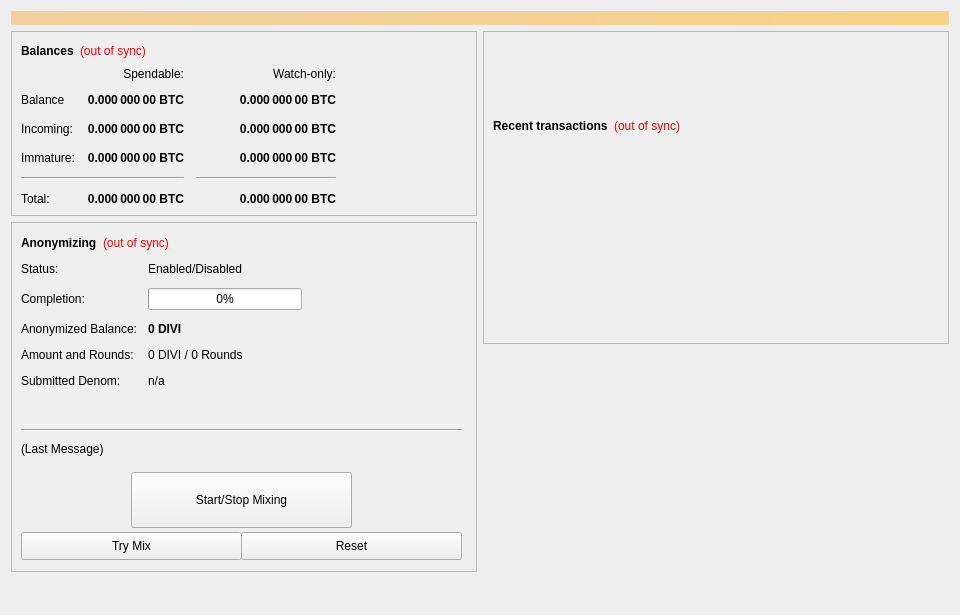
<?xml version="1.0" encoding="UTF-8"?>
<ui version="4.0">
 <class>OverviewPage</class>
 <widget class="QWidget" name="OverviewPage">
  <property name="geometry">
   <rect>
    <x>0</x>
    <y>0</y>
    <width>960</width>
    <height>615</height>
   </rect>
  </property>
  <property name="minimumSize">
   <size>
    <width>960</width>
    <height>0</height>
   </size>
  </property>
  <property name="windowTitle">
   <string>Form</string>
  </property>
  <layout class="QVBoxLayout" name="topLayout">
   <item>
    <widget class="QLabel" name="labelAlerts">
     <property name="visible">
      <bool>false</bool>
     </property>
     <property name="styleSheet">
      <string notr="true">background-color: qlineargradient(x1: 0, y1: 0, x2: 1, y2: 0, stop:0 #F0D0A0, stop:1 #F8D488); color:#000000;</string>
     </property>
     <property name="wordWrap">
      <bool>true</bool>
     </property>
     <property name="margin">
      <number>3</number>
     </property>
    </widget>
   </item>
   <item>
    <layout class="QHBoxLayout" name="horizontalLayout" stretch="1,1">
     <item>
      <layout class="QVBoxLayout" name="verticalLayout_2">
       <item>
        <widget class="QFrame" name="frame">
         <property name="frameShape">
          <enum>QFrame::StyledPanel</enum>
         </property>
         <property name="frameShadow">
          <enum>QFrame::Raised</enum>
         </property>
         <layout class="QVBoxLayout" name="verticalLayout_4">
          <item>
           <layout class="QHBoxLayout" name="horizontalLayout_4">
            <item>
             <widget class="QLabel" name="label_5">
              <property name="font">
               <font>
                <weight>75</weight>
                <bold>true</bold>
               </font>
              </property>
              <property name="text">
               <string>Balances</string>
              </property>
             </widget>
            </item>
            <item>
             <widget class="QLabel" name="labelWalletStatus">
              <property name="cursor">
               <cursorShape>WhatsThisCursor</cursorShape>
              </property>
              <property name="toolTip">
               <string>The displayed information may be out of date. Your wallet automatically synchronizes with the DIVI network after a connection is established, but this process has not completed yet.</string>
              </property>
              <property name="styleSheet">
               <string notr="true">QLabel { color: red; }</string>
              </property>
              <property name="text">
               <string notr="true">(out of sync)</string>
              </property>
              <property name="alignment">
               <set>Qt::AlignLeading|Qt::AlignLeft|Qt::AlignVCenter</set>
              </property>
             </widget>
            </item>
            <item>
             <spacer name="horizontalSpacer_3">
              <property name="orientation">
               <enum>Qt::Horizontal</enum>
              </property>
              <property name="sizeHint" stdset="0">
               <size>
                <width>40</width>
                <height>20</height>
               </size>
              </property>
             </spacer>
            </item>
           </layout>
          </item>
          <item>
           <layout class="QGridLayout" name="gridLayout">
            <property name="spacing">
             <number>12</number>
            </property>
            <item row="2" column="2">
             <widget class="QLabel" name="labelWatchPending">
              <property name="font">
               <font>
                <weight>75</weight>
                <bold>true</bold>
               </font>
              </property>
              <property name="cursor">
               <cursorShape>IBeamCursor</cursorShape>
              </property>
              <property name="toolTip">
               <string>Unconfirmed transactions to watch-only addresses</string>
              </property>
              <property name="text">
               <string notr="true">0.000 000 00 BTC</string>
              </property>
              <property name="alignment">
               <set>Qt::AlignRight|Qt::AlignTrailing|Qt::AlignVCenter</set>
              </property>
              <property name="textInteractionFlags">
               <set>Qt::LinksAccessibleByMouse|Qt::TextSelectableByKeyboard|Qt::TextSelectableByMouse</set>
              </property>
             </widget>
            </item>
            <item row="2" column="1">
             <widget class="QLabel" name="labelUnconfirmed">
              <property name="font">
               <font>
                <weight>75</weight>
                <bold>true</bold>
               </font>
              </property>
              <property name="cursor">
               <cursorShape>IBeamCursor</cursorShape>
              </property>
              <property name="toolTip">
               <string>Total of transactions that have yet to be confirmed, and do not yet count toward the spendable balance</string>
              </property>
              <property name="text">
               <string notr="true">0.000 000 00 BTC</string>
              </property>
              <property name="alignment">
               <set>Qt::AlignRight|Qt::AlignTrailing|Qt::AlignVCenter</set>
              </property>
              <property name="textInteractionFlags">
               <set>Qt::LinksAccessibleByMouse|Qt::TextSelectableByKeyboard|Qt::TextSelectableByMouse</set>
              </property>
             </widget>
            </item>
            <item row="3" column="2">
             <widget class="QLabel" name="labelWatchImmature">
              <property name="font">
               <font>
                <weight>75</weight>
                <bold>true</bold>
               </font>
              </property>
              <property name="cursor">
               <cursorShape>IBeamCursor</cursorShape>
              </property>
              <property name="toolTip">
               <string>Staked or masternode rewards in watch-only addresses that has not yet matured</string>
              </property>
              <property name="text">
               <string notr="true">0.000 000 00 BTC</string>
              </property>
              <property name="alignment">
               <set>Qt::AlignRight|Qt::AlignTrailing|Qt::AlignVCenter</set>
              </property>
              <property name="textInteractionFlags">
               <set>Qt::LinksAccessibleByMouse|Qt::TextSelectableByKeyboard|Qt::TextSelectableByMouse</set>
              </property>
             </widget>
            </item>
            <item row="4" column="0" colspan="2">
             <widget class="Line" name="lineSpendableBalance">
              <property name="orientation">
               <enum>Qt::Horizontal</enum>
              </property>
             </widget>
            </item>
            <item row="4" column="2">
             <widget class="Line" name="lineWatchBalance">
              <property name="sizePolicy">
               <sizepolicy hsizetype="Preferred" vsizetype="Fixed">
                <horstretch>0</horstretch>
                <verstretch>0</verstretch>
               </sizepolicy>
              </property>
              <property name="minimumSize">
               <size>
                <width>140</width>
                <height>0</height>
               </size>
              </property>
              <property name="orientation">
               <enum>Qt::Horizontal</enum>
              </property>
             </widget>
            </item>
            <item row="5" column="0">
             <widget class="QLabel" name="labelTotalText">
              <property name="text">
               <string>Total:</string>
              </property>
             </widget>
            </item>
            <item row="3" column="1">
             <widget class="QLabel" name="labelImmature">
              <property name="font">
               <font>
                <weight>75</weight>
                <bold>true</bold>
               </font>
              </property>
              <property name="cursor">
               <cursorShape>IBeamCursor</cursorShape>
              </property>
              <property name="toolTip">
               <string>Staked or masternode rewards that has not yet matured</string>
              </property>
              <property name="text">
               <string notr="true">0.000 000 00 BTC</string>
              </property>
              <property name="alignment">
               <set>Qt::AlignRight|Qt::AlignTrailing|Qt::AlignVCenter</set>
              </property>
              <property name="textInteractionFlags">
               <set>Qt::LinksAccessibleByMouse|Qt::TextSelectableByKeyboard|Qt::TextSelectableByMouse</set>
              </property>
             </widget>
            </item>
            <item row="2" column="3">
             <spacer name="horizontalSpacer_2">
              <property name="orientation">
               <enum>Qt::Horizontal</enum>
              </property>
              <property name="sizeHint" stdset="0">
               <size>
                <width>40</width>
                <height>20</height>
               </size>
              </property>
             </spacer>
            </item>
            <item row="3" column="0">
             <widget class="QLabel" name="labelImmatureText">
              <property name="text">
               <string>Immature:</string>
              </property>
             </widget>
            </item>
            <item row="5" column="1">
             <widget class="QLabel" name="labelTotal">
              <property name="font">
               <font>
                <weight>75</weight>
                <bold>true</bold>
               </font>
              </property>
              <property name="cursor">
               <cursorShape>IBeamCursor</cursorShape>
              </property>
              <property name="toolTip">
               <string>Your current total balance</string>
              </property>
              <property name="text">
               <string notr="true">0.000 000 00 BTC</string>
              </property>
              <property name="alignment">
               <set>Qt::AlignRight|Qt::AlignTrailing|Qt::AlignVCenter</set>
              </property>
              <property name="textInteractionFlags">
               <set>Qt::LinksAccessibleByMouse|Qt::TextSelectableByKeyboard|Qt::TextSelectableByMouse</set>
              </property>
             </widget>
            </item>
            <item row="5" column="2">
             <widget class="QLabel" name="labelWatchTotal">
              <property name="font">
               <font>
                <weight>75</weight>
                <bold>true</bold>
               </font>
              </property>
              <property name="cursor">
               <cursorShape>IBeamCursor</cursorShape>
              </property>
              <property name="toolTip">
               <string>Current total balance in watch-only addresses</string>
              </property>
              <property name="text">
               <string notr="true">0.000 000 00 BTC</string>
              </property>
              <property name="alignment">
               <set>Qt::AlignRight|Qt::AlignTrailing|Qt::AlignVCenter</set>
              </property>
              <property name="textInteractionFlags">
               <set>Qt::LinksAccessibleByMouse|Qt::TextSelectableByKeyboard|Qt::TextSelectableByMouse</set>
              </property>
             </widget>
            </item>
            <item row="0" column="2">
             <widget class="QLabel" name="labelWatchonly">
              <property name="text">
               <string>Watch-only:</string>
              </property>
              <property name="alignment">
               <set>Qt::AlignRight|Qt::AlignTrailing|Qt::AlignVCenter</set>
              </property>
             </widget>
            </item>
            <item row="1" column="0">
             <widget class="QLabel" name="labelBalanceText">
              <property name="text">
               <string>Balance</string>
              </property>
             </widget>
            </item>
            <item row="1" column="1">
             <widget class="QLabel" name="labelBalance">
              <property name="font">
               <font>
                <weight>75</weight>
                <bold>true</bold>
               </font>
              </property>
              <property name="cursor">
               <cursorShape>IBeamCursor</cursorShape>
              </property>
              <property name="toolTip">
               <string>Your current spendable balance</string>
              </property>
              <property name="text">
               <string notr="true">0.000 000 00 BTC</string>
              </property>
              <property name="alignment">
               <set>Qt::AlignRight|Qt::AlignTrailing|Qt::AlignVCenter</set>
              </property>
              <property name="textInteractionFlags">
               <set>Qt::LinksAccessibleByMouse|Qt::TextSelectableByKeyboard|Qt::TextSelectableByMouse</set>
              </property>
             </widget>
            </item>
            <item row="1" column="2">
             <widget class="QLabel" name="labelWatchAvailable">
              <property name="font">
               <font>
                <weight>75</weight>
                <bold>true</bold>
               </font>
              </property>
              <property name="cursor">
               <cursorShape>IBeamCursor</cursorShape>
              </property>
              <property name="toolTip">
               <string>Your current balance in watch-only addresses</string>
              </property>
              <property name="text">
               <string notr="true">0.000 000 00 BTC</string>
              </property>
              <property name="alignment">
               <set>Qt::AlignRight|Qt::AlignTrailing|Qt::AlignVCenter</set>
              </property>
              <property name="textInteractionFlags">
               <set>Qt::LinksAccessibleByMouse|Qt::TextSelectableByKeyboard|Qt::TextSelectableByMouse</set>
              </property>
             </widget>
            </item>
            <item row="2" column="0">
             <widget class="QLabel" name="labelPendingText">
              <property name="text">
               <string>Incoming:</string>
              </property>
             </widget>
            </item>
            <item row="0" column="1">
             <widget class="QLabel" name="labelSpendable">
              <property name="text">
               <string>Spendable:</string>
              </property>
              <property name="alignment">
               <set>Qt::AlignRight|Qt::AlignTrailing|Qt::AlignVCenter</set>
              </property>
             </widget>
            </item>
           </layout>
          </item>
         </layout>
        </widget>
       </item>
       <item>
        <widget class="QFrame" name="frameObfuscation">
         <property name="minimumSize">
          <size>
           <width>0</width>
           <height>350</height>
          </size>
         </property>
         <property name="layoutDirection">
          <enum>Qt::LeftToRight</enum>
         </property>
         <property name="frameShape">
          <enum>QFrame::StyledPanel</enum>
         </property>
         <property name="frameShadow">
          <enum>QFrame::Raised</enum>
         </property>
         <widget class="QWidget" name="formLayoutWidget">
          <property name="geometry">
           <rect>
            <x>10</x>
            <y>40</y>
            <width>451</width>
            <height>161</height>
           </rect>
          </property>
          <layout class="QFormLayout" name="formLayout">
           <property name="fieldGrowthPolicy">
            <enum>QFormLayout::AllNonFixedFieldsGrow</enum>
           </property>
           <property name="horizontalSpacing">
            <number>11</number>
           </property>
           <property name="verticalSpacing">
            <number>12</number>
           </property>
           <item row="0" column="0">
            <widget class="QLabel" name="label_6">
             <property name="text">
              <string>Status:</string>
             </property>
            </widget>
           </item>
           <item row="1" column="0">
            <widget class="QLabel" name="label_7">
             <property name="text">
              <string>Completion:</string>
             </property>
            </widget>
           </item>
           <item row="1" column="1">
            <widget class="QProgressBar" name="obfuscationProgress">
             <property name="maximumSize">
              <size>
               <width>154</width>
               <height>16777215</height>
              </size>
             </property>
             <property name="value">
              <number>0</number>
             </property>
            </widget>
           </item>
           <item row="2" column="0">
            <widget class="QLabel" name="labelAnonymizedText">
             <property name="text">
              <string>Anonymized Balance:</string>
             </property>
            </widget>
           </item>
           <item row="2" column="1">
            <widget class="QLabel" name="labelAnonymized">
             <property name="font">
              <font>
               <weight>75</weight>
               <bold>true</bold>
              </font>
             </property>
             <property name="text">
              <string notr="true">0 DIVI</string>
             </property>
            </widget>
           </item>
           <item row="3" column="0">
            <widget class="QLabel" name="label_8">
             <property name="text">
              <string>Amount and Rounds:</string>
             </property>
            </widget>
           </item>
           <item row="3" column="1">
            <widget class="QLabel" name="labelAmountRounds">
             <property name="text">
              <string>0 DIVI / 0 Rounds</string>
             </property>
            </widget>
           </item>
           <item row="4" column="0">
            <widget class="QLabel" name="label_9">
             <property name="text">
              <string>Submitted Denom:</string>
             </property>
            </widget>
           </item>
           <item row="4" column="1">
            <widget class="QLabel" name="labelSubmittedDenom">
             <property name="toolTip">
              <string>The denominations you submitted to the Masternode.&lt;br&gt;To mix, other users must submit the exact same denominations.</string>
             </property>
             <property name="text">
              <string>n/a</string>
             </property>
            </widget>
           </item>
           <item row="0" column="1">
            <widget class="QLabel" name="obfuscationEnabled">
             <property name="text">
              <string>Enabled/Disabled</string>
             </property>
            </widget>
           </item>
          </layout>
         </widget>
         <widget class="QPushButton" name="runAutoDenom">
          <property name="geometry">
           <rect>
            <x>251</x>
            <y>17</y>
            <width>1</width>
            <height>1</height>
           </rect>
          </property>
          <property name="palette">
           <palette>
            <active>
             <colorrole role="WindowText">
              <brush brushstyle="SolidPattern">
               <color alpha="255">
                <red>0</red>
                <green>0</green>
                <blue>0</blue>
               </color>
              </brush>
             </colorrole>
             <colorrole role="Button">
              <brush brushstyle="SolidPattern">
               <color alpha="255">
                <red>239</red>
                <green>238</green>
                <blue>238</blue>
               </color>
              </brush>
             </colorrole>
             <colorrole role="Light">
              <brush brushstyle="SolidPattern">
               <color alpha="255">
                <red>255</red>
                <green>255</green>
                <blue>255</blue>
               </color>
              </brush>
             </colorrole>
             <colorrole role="Midlight">
              <brush brushstyle="SolidPattern">
               <color alpha="255">
                <red>247</red>
                <green>246</green>
                <blue>246</blue>
               </color>
              </brush>
             </colorrole>
             <colorrole role="Dark">
              <brush brushstyle="SolidPattern">
               <color alpha="255">
                <red>119</red>
                <green>119</green>
                <blue>119</blue>
               </color>
              </brush>
             </colorrole>
             <colorrole role="Mid">
              <brush brushstyle="SolidPattern">
               <color alpha="255">
                <red>159</red>
                <green>159</green>
                <blue>159</blue>
               </color>
              </brush>
             </colorrole>
             <colorrole role="Text">
              <brush brushstyle="SolidPattern">
               <color alpha="255">
                <red>0</red>
                <green>0</green>
                <blue>0</blue>
               </color>
              </brush>
             </colorrole>
             <colorrole role="BrightText">
              <brush brushstyle="SolidPattern">
               <color alpha="255">
                <red>255</red>
                <green>255</green>
                <blue>255</blue>
               </color>
              </brush>
             </colorrole>
             <colorrole role="ButtonText">
              <brush brushstyle="SolidPattern">
               <color alpha="255">
                <red>0</red>
                <green>0</green>
                <blue>0</blue>
               </color>
              </brush>
             </colorrole>
             <colorrole role="Base">
              <brush brushstyle="SolidPattern">
               <color alpha="255">
                <red>255</red>
                <green>255</green>
                <blue>255</blue>
               </color>
              </brush>
             </colorrole>
             <colorrole role="Window">
              <brush brushstyle="SolidPattern">
               <color alpha="255">
                <red>239</red>
                <green>238</green>
                <blue>238</blue>
               </color>
              </brush>
             </colorrole>
             <colorrole role="Shadow">
              <brush brushstyle="SolidPattern">
               <color alpha="255">
                <red>0</red>
                <green>0</green>
                <blue>0</blue>
               </color>
              </brush>
             </colorrole>
             <colorrole role="AlternateBase">
              <brush brushstyle="SolidPattern">
               <color alpha="255">
                <red>247</red>
                <green>246</green>
                <blue>246</blue>
               </color>
              </brush>
             </colorrole>
             <colorrole role="ToolTipBase">
              <brush brushstyle="SolidPattern">
               <color alpha="255">
                <red>255</red>
                <green>255</green>
                <blue>220</blue>
               </color>
              </brush>
             </colorrole>
             <colorrole role="ToolTipText">
              <brush brushstyle="SolidPattern">
               <color alpha="255">
                <red>0</red>
                <green>0</green>
                <blue>0</blue>
               </color>
              </brush>
             </colorrole>
            </active>
            <inactive>
             <colorrole role="WindowText">
              <brush brushstyle="SolidPattern">
               <color alpha="255">
                <red>0</red>
                <green>0</green>
                <blue>0</blue>
               </color>
              </brush>
             </colorrole>
             <colorrole role="Button">
              <brush brushstyle="SolidPattern">
               <color alpha="255">
                <red>239</red>
                <green>238</green>
                <blue>238</blue>
               </color>
              </brush>
             </colorrole>
             <colorrole role="Light">
              <brush brushstyle="SolidPattern">
               <color alpha="255">
                <red>255</red>
                <green>255</green>
                <blue>255</blue>
               </color>
              </brush>
             </colorrole>
             <colorrole role="Midlight">
              <brush brushstyle="SolidPattern">
               <color alpha="255">
                <red>247</red>
                <green>246</green>
                <blue>246</blue>
               </color>
              </brush>
             </colorrole>
             <colorrole role="Dark">
              <brush brushstyle="SolidPattern">
               <color alpha="255">
                <red>119</red>
                <green>119</green>
                <blue>119</blue>
               </color>
              </brush>
             </colorrole>
             <colorrole role="Mid">
              <brush brushstyle="SolidPattern">
               <color alpha="255">
                <red>159</red>
                <green>159</green>
                <blue>159</blue>
               </color>
              </brush>
             </colorrole>
             <colorrole role="Text">
              <brush brushstyle="SolidPattern">
               <color alpha="255">
                <red>0</red>
                <green>0</green>
                <blue>0</blue>
               </color>
              </brush>
             </colorrole>
             <colorrole role="BrightText">
              <brush brushstyle="SolidPattern">
               <color alpha="255">
                <red>255</red>
                <green>255</green>
                <blue>255</blue>
               </color>
              </brush>
             </colorrole>
             <colorrole role="ButtonText">
              <brush brushstyle="SolidPattern">
               <color alpha="255">
                <red>0</red>
                <green>0</green>
                <blue>0</blue>
               </color>
              </brush>
             </colorrole>
             <colorrole role="Base">
              <brush brushstyle="SolidPattern">
               <color alpha="255">
                <red>255</red>
                <green>255</green>
                <blue>255</blue>
               </color>
              </brush>
             </colorrole>
             <colorrole role="Window">
              <brush brushstyle="SolidPattern">
               <color alpha="255">
                <red>239</red>
                <green>238</green>
                <blue>238</blue>
               </color>
              </brush>
             </colorrole>
             <colorrole role="Shadow">
              <brush brushstyle="SolidPattern">
               <color alpha="255">
                <red>0</red>
                <green>0</green>
                <blue>0</blue>
               </color>
              </brush>
             </colorrole>
             <colorrole role="AlternateBase">
              <brush brushstyle="SolidPattern">
               <color alpha="255">
                <red>247</red>
                <green>246</green>
                <blue>246</blue>
               </color>
              </brush>
             </colorrole>
             <colorrole role="ToolTipBase">
              <brush brushstyle="SolidPattern">
               <color alpha="255">
                <red>255</red>
                <green>255</green>
                <blue>220</blue>
               </color>
              </brush>
             </colorrole>
             <colorrole role="ToolTipText">
              <brush brushstyle="SolidPattern">
               <color alpha="255">
                <red>0</red>
                <green>0</green>
                <blue>0</blue>
               </color>
              </brush>
             </colorrole>
            </inactive>
            <disabled>
             <colorrole role="WindowText">
              <brush brushstyle="SolidPattern">
               <color alpha="255">
                <red>119</red>
                <green>119</green>
                <blue>119</blue>
               </color>
              </brush>
             </colorrole>
             <colorrole role="Button">
              <brush brushstyle="SolidPattern">
               <color alpha="255">
                <red>239</red>
                <green>238</green>
                <blue>238</blue>
               </color>
              </brush>
             </colorrole>
             <colorrole role="Light">
              <brush brushstyle="SolidPattern">
               <color alpha="255">
                <red>255</red>
                <green>255</green>
                <blue>255</blue>
               </color>
              </brush>
             </colorrole>
             <colorrole role="Midlight">
              <brush brushstyle="SolidPattern">
               <color alpha="255">
                <red>247</red>
                <green>246</green>
                <blue>246</blue>
               </color>
              </brush>
             </colorrole>
             <colorrole role="Dark">
              <brush brushstyle="SolidPattern">
               <color alpha="255">
                <red>119</red>
                <green>119</green>
                <blue>119</blue>
               </color>
              </brush>
             </colorrole>
             <colorrole role="Mid">
              <brush brushstyle="SolidPattern">
               <color alpha="255">
                <red>159</red>
                <green>159</green>
                <blue>159</blue>
               </color>
              </brush>
             </colorrole>
             <colorrole role="Text">
              <brush brushstyle="SolidPattern">
               <color alpha="255">
                <red>119</red>
                <green>119</green>
                <blue>119</blue>
               </color>
              </brush>
             </colorrole>
             <colorrole role="BrightText">
              <brush brushstyle="SolidPattern">
               <color alpha="255">
                <red>255</red>
                <green>255</green>
                <blue>255</blue>
               </color>
              </brush>
             </colorrole>
             <colorrole role="ButtonText">
              <brush brushstyle="SolidPattern">
               <color alpha="255">
                <red>119</red>
                <green>119</green>
                <blue>119</blue>
               </color>
              </brush>
             </colorrole>
             <colorrole role="Base">
              <brush brushstyle="SolidPattern">
               <color alpha="255">
                <red>239</red>
                <green>238</green>
                <blue>238</blue>
               </color>
              </brush>
             </colorrole>
             <colorrole role="Window">
              <brush brushstyle="SolidPattern">
               <color alpha="255">
                <red>239</red>
                <green>238</green>
                <blue>238</blue>
               </color>
              </brush>
             </colorrole>
             <colorrole role="Shadow">
              <brush brushstyle="SolidPattern">
               <color alpha="255">
                <red>0</red>
                <green>0</green>
                <blue>0</blue>
               </color>
              </brush>
             </colorrole>
             <colorrole role="AlternateBase">
              <brush brushstyle="SolidPattern">
               <color alpha="255">
                <red>239</red>
                <green>238</green>
                <blue>238</blue>
               </color>
              </brush>
             </colorrole>
             <colorrole role="ToolTipBase">
              <brush brushstyle="SolidPattern">
               <color alpha="255">
                <red>255</red>
                <green>255</green>
                <blue>220</blue>
               </color>
              </brush>
             </colorrole>
             <colorrole role="ToolTipText">
              <brush brushstyle="SolidPattern">
               <color alpha="255">
                <red>0</red>
                <green>0</green>
                <blue>0</blue>
               </color>
              </brush>
             </colorrole>
            </disabled>
           </palette>
          </property>
          <property name="focusPolicy">
           <enum>Qt::NoFocus</enum>
          </property>
          <property name="autoFillBackground">
           <bool>true</bool>
          </property>
          <property name="text">
           <string/>
          </property>
          <property name="flat">
           <bool>true</bool>
          </property>
         </widget>
         <widget class="QPushButton" name="toggleObfuscation">
          <property name="geometry">
           <rect>
            <x>120</x>
            <y>250</y>
            <width>221</width>
            <height>56</height>
           </rect>
          </property>
          <property name="sizePolicy">
           <sizepolicy hsizetype="MinimumExpanding" vsizetype="Fixed">
            <horstretch>0</horstretch>
            <verstretch>0</verstretch>
           </sizepolicy>
          </property>
          <property name="text">
           <string>Start/Stop Mixing</string>
          </property>
         </widget>
         <widget class="Line" name="lineLastMessage">
          <property name="geometry">
           <rect>
            <x>10</x>
            <y>200</y>
            <width>441</width>
            <height>16</height>
           </rect>
          </property>
          <property name="orientation">
           <enum>Qt::Horizontal</enum>
          </property>
         </widget>
         <widget class="QLabel" name="obfuscationStatus">
          <property name="geometry">
           <rect>
            <x>10</x>
            <y>220</y>
            <width>451</width>
            <height>61</height>
           </rect>
          </property>
          <property name="minimumSize">
           <size>
            <width>288</width>
            <height>43</height>
           </size>
          </property>
          <property name="text">
           <string>(Last Message)</string>
          </property>
          <property name="alignment">
           <set>Qt::AlignLeading|Qt::AlignLeft|Qt::AlignTop</set>
          </property>
          <property name="wordWrap">
           <bool>true</bool>
          </property>
         </widget>
         <widget class="QPushButton" name="obfuscationAuto">
          <property name="geometry">
           <rect>
            <x>10</x>
            <y>310</y>
            <width>221</width>
            <height>28</height>
           </rect>
          </property>
          <property name="sizePolicy">
           <sizepolicy hsizetype="MinimumExpanding" vsizetype="Fixed">
            <horstretch>0</horstretch>
            <verstretch>0</verstretch>
           </sizepolicy>
          </property>
          <property name="toolTip">
           <string>Try to manually submit a Obfuscation request.</string>
          </property>
          <property name="text">
           <string>Try Mix</string>
          </property>
         </widget>
         <widget class="QPushButton" name="obfuscationReset">
          <property name="geometry">
           <rect>
            <x>230</x>
            <y>310</y>
            <width>221</width>
            <height>28</height>
           </rect>
          </property>
          <property name="sizePolicy">
           <sizepolicy hsizetype="MinimumExpanding" vsizetype="Fixed">
            <horstretch>0</horstretch>
            <verstretch>0</verstretch>
           </sizepolicy>
          </property>
          <property name="toolTip">
           <string>Reset the current status of Obfuscation (can interrupt Obfuscation if it's in the process of Mixing, which can cost you money!)</string>
          </property>
          <property name="autoFillBackground">
           <bool>false</bool>
          </property>
          <property name="text">
           <string>Reset</string>
          </property>
         </widget>
         <widget class="QWidget" name="layoutWidget">
          <property name="geometry">
           <rect>
            <x>10</x>
            <y>10</y>
            <width>431</width>
            <height>22</height>
           </rect>
          </property>
          <layout class="QHBoxLayout" name="horizontalLayout_5">
           <item>
            <widget class="QLabel" name="label_2">
             <property name="font">
              <font>
               <weight>75</weight>
               <bold>true</bold>
              </font>
             </property>
             <property name="text">
              <string>Anonymizing</string>
             </property>
            </widget>
           </item>
           <item>
            <widget class="QLabel" name="labelObfuscationSyncStatus">
             <property name="toolTip">
              <string>The displayed information may be out of date. Your wallet automatically synchronizes with the DIVI network after a connection is established, but this process has not completed yet.</string>
             </property>
             <property name="styleSheet">
              <string notr="true">QLabel { color: red; }</string>
             </property>
             <property name="text">
              <string notr="true">(out of sync)</string>
             </property>
             <property name="alignment">
              <set>Qt::AlignLeading|Qt::AlignLeft|Qt::AlignVCenter</set>
             </property>
            </widget>
           </item>
           <item>
            <spacer name="horizontalSpacer_4">
             <property name="orientation">
              <enum>Qt::Horizontal</enum>
             </property>
             <property name="sizeHint" stdset="0">
              <size>
               <width>40</width>
               <height>20</height>
              </size>
             </property>
            </spacer>
           </item>
          </layout>
         </widget>
        </widget>
       </item>
       <item>
        <spacer name="verticalSpacer">
         <property name="orientation">
          <enum>Qt::Vertical</enum>
         </property>
         <property name="sizeHint" stdset="0">
          <size>
           <width>20</width>
           <height>40</height>
          </size>
         </property>
        </spacer>
       </item>
      </layout>
     </item>
     <item>
      <layout class="QVBoxLayout" name="verticalLayout_3">
       <item>
        <widget class="QFrame" name="frame_2">
         <property name="frameShape">
          <enum>QFrame::StyledPanel</enum>
         </property>
         <property name="frameShadow">
          <enum>QFrame::Raised</enum>
         </property>
         <layout class="QVBoxLayout" name="verticalLayout">
          <item>
           <spacer name="verticalSpacer_3">
            <property name="orientation">
             <enum>Qt::Vertical</enum>
            </property>
            <property name="sizeType">
             <enum>QSizePolicy::Fixed</enum>
            </property>
            <property name="sizeHint" stdset="0">
             <size>
              <width>20</width>
              <height>75</height>
             </size>
            </property>
           </spacer>
          </item>
          <item>
           <layout class="QHBoxLayout" name="horizontalLayout_2">
            <item>
             <widget class="QLabel" name="label_4">
              <property name="font">
               <font>
                <weight>75</weight>
                <bold>true</bold>
               </font>
              </property>
              <property name="text">
               <string>Recent transactions</string>
              </property>
             </widget>
            </item>
            <item>
             <widget class="QLabel" name="labelTransactionsStatus">
              <property name="cursor">
               <cursorShape>WhatsThisCursor</cursorShape>
              </property>
              <property name="toolTip">
               <string>The displayed information may be out of date. Your wallet automatically synchronizes with the DIVI network after a connection is established, but this process has not completed yet.</string>
              </property>
              <property name="styleSheet">
               <string notr="true">QLabel { color: red; }</string>
              </property>
              <property name="text">
               <string notr="true">(out of sync)</string>
              </property>
              <property name="alignment">
               <set>Qt::AlignRight|Qt::AlignTrailing|Qt::AlignVCenter</set>
              </property>
             </widget>
            </item>
            <item>
             <spacer name="horizontalSpacer">
              <property name="orientation">
               <enum>Qt::Horizontal</enum>
              </property>
              <property name="sizeHint" stdset="0">
               <size>
                <width>40</width>
                <height>20</height>
               </size>
              </property>
             </spacer>
            </item>
           </layout>
          </item>
          <item>
           <widget class="QListView" name="listTransactions">
            <property name="styleSheet">
             <string notr="true">QListView { background: transparent; }</string>
            </property>
            <property name="frameShape">
             <enum>QFrame::NoFrame</enum>
            </property>
            <property name="verticalScrollBarPolicy">
             <enum>Qt::ScrollBarAlwaysOff</enum>
            </property>
            <property name="horizontalScrollBarPolicy">
             <enum>Qt::ScrollBarAlwaysOff</enum>
            </property>
            <property name="selectionMode">
             <enum>QAbstractItemView::NoSelection</enum>
            </property>
           </widget>
          </item>
         </layout>
        </widget>
       </item>
       <item>
        <spacer name="verticalSpacer_2">
         <property name="orientation">
          <enum>Qt::Vertical</enum>
         </property>
         <property name="sizeType">
          <enum>QSizePolicy::Expanding</enum>
         </property>
         <property name="sizeHint" stdset="0">
          <size>
           <width>20</width>
           <height>40</height>
          </size>
         </property>
        </spacer>
       </item>
      </layout>
     </item>
    </layout>
   </item>
  </layout>
 </widget>
 <resources/>
 <connections/>
</ui>
